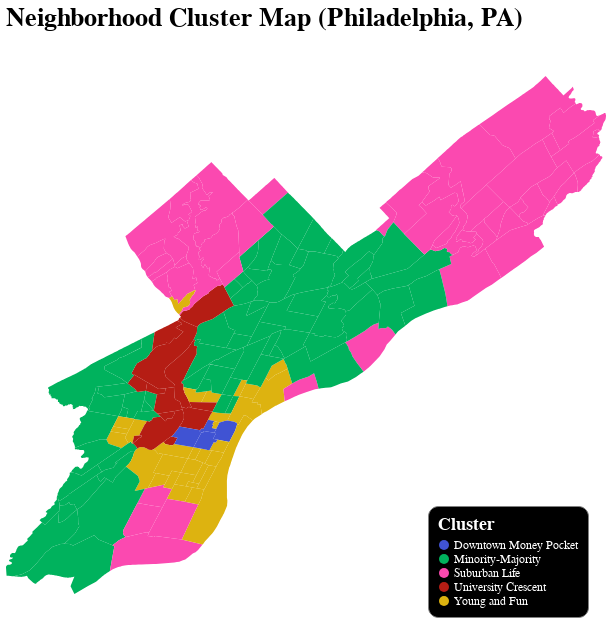

Vega-Lite specification stored for this chart:
### Vega-Lite specification from a JSON file in a GitHub repository (floating-point values rounded to 4 significant figures; data arrays with more than 128 entries replaced by an {"elided": "..."} marker saying what was removed)
{"config": {"view": {"continuousWidth": 400, "continuousHeight": 300, "fill": "black", "strokeWidth": 0}, "legend": {"cornerRadius": 10, "fillColor": "black", "labelColor": "white", "labelFont": "Helvetica", "labelFontSize": 12, "orient": "bottom-right", "padding": 10, "strokeColor": "gray", "titleColor": "white", "titleFont": "Helvetica", "titleFontSize": 18}, "title": {"anchor": "start", "color": "black", "font": "Rockwell", "fontSize": 26}}, "data": {"name": "data-28b67b061d24af570bb22eaf5a905b63"}, "mark": "geoshape", "encoding": {"color": {"field": "Cluster", "scale": {"domain": ["Downtown Money Pocket", "Minority-Majority", "Suburban Life", "University Crescent", "Young and Fun"], "range": ["#4053d3", "#00b25d", "#fb49b0", "#b51d14", "#ddb310"]}, "type": "nominal"}, "tooltip": [{"field": "Neighborhood", "type": "nominal"}, {"field": "Cluster", "type": "nominal"}, {"field": "Description", "type": "nominal"}]}, "height": 600, "title": "Neighborhood Cluster Map\n(Philadelphia, PA)", "width": 600, "$schema": "https://vega.github.io/schema/vega-lite/v4.17.0.json", "datasets": {"data-28b67b061d24af570bb22eaf5a905b63": {"elided": "158 records"}}}
